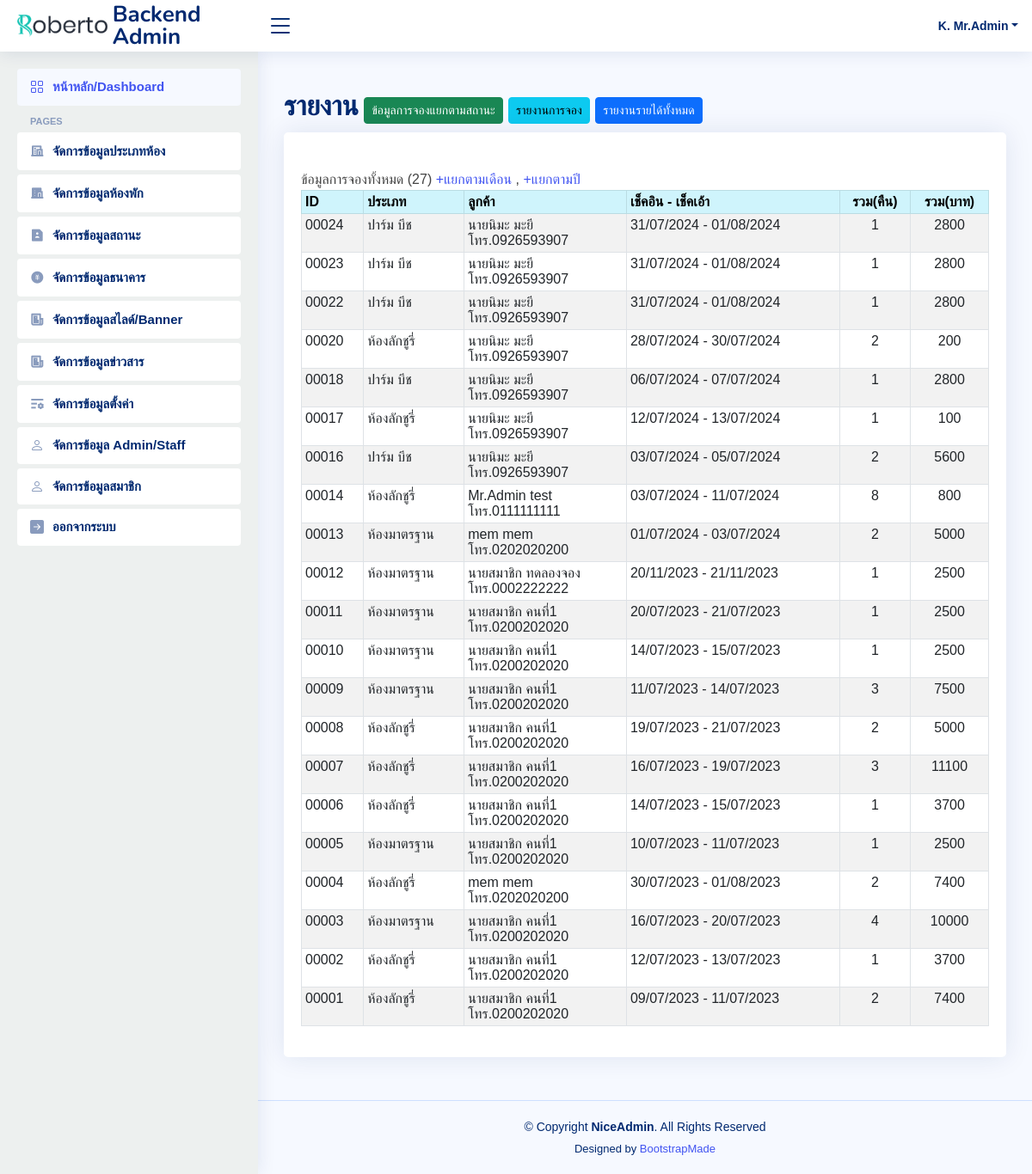
Page /admin/index.php?act=booking (signed in) on the committed database.
### tables this page shows
CREATE TABLE `tb_ac_admin` (
  `admin_id` int(3) NOT NULL,
  `status_id` int(3) NOT NULL DEFAULT 1,
  `admin_name` varchar(100) NOT NULL,
  `admin_password` varchar(100) NOT NULL,
  `admin_firstname` varchar(100) NOT NULL,
  `admin_surname` varchar(100) NOT NULL,
  `admin_phone` varchar(10) NOT NULL,
  `admin_show` tinyint(3) UNSIGNED NOT NULL DEFAULT 1,
  `admin_address` text DEFAULT NULL
);

CREATE TABLE `tb_booking` (
  `booking_id` int(5) UNSIGNED ZEROFILL NOT NULL,
  `user_id` int(11) NOT NULL,
  `room_id` int(11) DEFAULT 0,
  `checkInDate` datetime NOT NULL,
  `checkOutDate` datetime NOT NULL,
  `totalDate` int(11) NOT NULL,
  `booking_amount` int(11) NOT NULL COMMENT 'ยอดรวม',
  `booking_status` int(11) NOT NULL DEFAULT 2 COMMENT '0 ยกเลิก 1 เช็คเอ้า 2 รอชำระเงิน, 3 รอตรวจสอบชำระเงิน 4 รอเข้าพัก 5 เช็คอิน',
  `staff_id` int(11) NOT NULL DEFAULT 0 COMMENT 'ไอดี พนง. ที่ทำรายการ',
  `bank_id` int(11) NOT NULL DEFAULT 0,
  `slip` varchar(100) DEFAULT NULL COMMENT 'สลิปโอนเงิน',
  `payDate` date DEFAULT NULL COMMENT 'วันที่จ่าย',
  `remark` text DEFAULT NULL COMMENT 'ระบุเหตุผลที่ยกเลิก',
  `car_no` varchar(100) DEFAULT NULL COMMENT 'ทะเบียนรถ',
  `damage_detail` varchar(200) DEFAULT NULL COMMENT 'ความเสียหายที่เกิดขึ้น',
  `damage_total` int(5) NOT NULL DEFAULT 0 COMMENT 'ค่าเสียหาย (บาท)',
  `dateCreate` timestamp NOT NULL DEFAULT current_timestamp()
);

CREATE TABLE `tb_room_type` (
  `type_id` int(3) NOT NULL,
  `type_name` varchar(100) NOT NULL
);

### admin/report_all_booking.php (the view)
<?php
$sql_script = "SELECT *
FROM tb_booking  AS b
LEFT JOIN tb_room as r ON b.room_id = r.room_id
LEFT JOIN tb_room_type AS t ON r.type_id=t.type_id
INNER JOIN tb_ac_admin AS a ON b.user_id=a.admin_id
#WHERE b.booking_status = 2
GROUP BY b.booking_id
ORDER BY b.booking_id DESC
";
$result = mysqli_query($Connection, $sql_script) or die (mysqli_error($Connection));
$sqlcb ="SELECT COUNT(*) as totalBooking FROM tb_booking";
$rscb = mysqli_query($Connection, $sqlcb) or die (mysqli_error($Connection));
$rw = mysqli_fetch_assoc($rscb);
?>
<font face="TH Sarabun New" >ข้อมูลการจองทั้งหมด (<?=$rw['totalBooking'];?>)
<a href="report.php?act=bookingbyM" class="btnx btn-success btn-sm">+แยกตามเดือน</a> ,
<a href="report.php?act=bookingbyY" class="btnx btn-success btn-sm">+แยกตามปี</a>
</font>
<table class="table  table-striped table-bordered table-sm">
  <thead>
    <tr class="table-info">
      <th><font face="TH Sarabun New" > ID </font></th>
      <th><font face="TH Sarabun New" > ประเภท</font></th>
      <th><font face="TH Sarabun New" > ลูกค้า </font></th>
      <th><font face="TH Sarabun New" >เช็คอิน - เช็คเอ้า</font></th>
      <th><font face="TH Sarabun New" ><center> รวม(คืน) </center></font></th>
      <th><center><font face="TH Sarabun New" ><center>รวม(บาท)</center></font></center></th>
    </tr>
  </thead>
  <tbody>
    <?php  foreach ($result as $row_result) { ?>
    <tr>
      <td scope="row"> <?php echo $row_result["booking_id"];?></td>
      <td><?php echo $row_result["type_name"];?></td>
       <td>
        <?php echo $row_result["admin_firstname"];?> <?php echo $row_result["admin_surname"];?><br>
       โทร.<?php echo $row_result["admin_phone"];?></td>
       <td><?php echo date('d/m/Y', strtotime($row_result["checkInDate"]));?>  - <?php echo date('d/m/Y', strtotime($row_result["checkOutDate"]));?></td>
       <td><font face="TH Sarabun New" > <center><?php echo $row_result["totalDate"];?>  </center></font></td>
       <td><font face="TH Sarabun New" > <center> <?php echo $row_result["booking_amount"];?> </center></font></td>
    </tr>
    <?php } ?>
  </tbody>
</table>

### admin/web_struc/header.php (shortened to what this page needs)
======= Header ======= -->
  <header id="header" class="header fixed-top d-flex align-items-center">
    <div class="d-flex align-items-center justify-content-between">
      <a href="index.php" class="logo d-flex align-items-center">
        <img src="assets/img/logo.png" alt="">
        <span class="d-none d-lg-block">Backend Admin</span>
      </a>
      <i class="bi bi-list toggle-sidebar-btn"></i>
    </div>
    <nav class="header-nav ms-auto">
      <ul class="d-flex align-items-center">
        <li class="nav-item dropdown pe-3">
          <a class="nav-link nav-profile d-flex align-items-center pe-0" href="#" data-bs-toggle="dropdown">
            <span class="d-none d-md-block dropdown-toggle ps-2">K. <?=$rowAdmin['admin_firstname'];?></span>
          </a>
        </li>
      </ul>
    </nav>
  </header><!-- End Header

### admin/assets/css/style.css (style rules this page uses)
:root { scroll-behavior: smooth; }
body { font-family: "Open Sans", sans-serif; background: #f6f9ff; color: #444444; }
a { color: #4154f1; text-decoration: none; }
.logo { line-height: 1; }
@media (min-width: 1200px) { .logo { width: 280px; } }
.logo img { max-height: 26px; margin-right: 6px; }
.logo span { font-size: 26px; font-weight: 700; color: #012970; font-family: "Nunito", sans-serif; }
.header { transition: all 0.5s; z-index: 997; height: 60px; box-shadow: 0px 2px 20px rgba(1, 41, 112, 0.1); background-color: #fff; padding-left: 20px; }
.header .toggle-sidebar-btn { font-size: 32px; padding-left: 10px; cursor: pointer; color: #012970; }
.header-nav ul { list-style: none; }
.header-nav>ul { margin: 0; padding: 0; }
.header-nav .nav-profile { color: #012970; }
.header-nav .nav-profile span { font-size: 14px; font-weight: 600; }

### admin/web_struc/title.php (style rules this page uses)
* { font-family:sans-serif; !important }

### rows in the picture
tb_ac_admin: admin_firstname "Mr.Admin"
tb_booking: booking_id "00024", tb_room_type.type_name "ปาร์ม บีช", user.admin_firstname "นายนิมะ", user.admin_surname "มะยี", user.admin_phone "0926593907", checkInDate "31/07/2024", checkOutDate "01/08/2024", totalDate "1", booking_amount "2800"
tb_booking: booking_id "00023", tb_room_type.type_name "ปาร์ม บีช", user.admin_firstname "นายนิมะ", user.admin_surname "มะยี", user.admin_phone "0926593907", checkInDate "31/07/2024", checkOutDate "01/08/2024", totalDate "1", booking_amount "2800"
tb_booking: booking_id "00022", tb_room_type.type_name "ปาร์ม บีช", user.admin_firstname "นายนิมะ", user.admin_surname "มะยี", user.admin_phone "0926593907", checkInDate "31/07/2024", checkOutDate "01/08/2024", totalDate "1", booking_amount "2800"
tb_booking: booking_id "00020", tb_room_type.type_name "ห้องลักชูรี่", user.admin_firstname "นายนิมะ", user.admin_surname "มะยี", user.admin_phone "0926593907", checkInDate "28/07/2024", checkOutDate "30/07/2024", totalDate "2", booking_amount "200"
tb_booking: booking_id "00018", tb_room_type.type_name "ปาร์ม บีช", user.admin_firstname "นายนิมะ", user.admin_surname "มะยี", user.admin_phone "0926593907", checkInDate "06/07/2024", checkOutDate "07/07/2024", totalDate "1", booking_amount "2800"
tb_booking: booking_id "00017", tb_room_type.type_name "ห้องลักชูรี่", user.admin_firstname "นายนิมะ", user.admin_surname "มะยี", user.admin_phone "0926593907", checkInDate "12/07/2024", checkOutDate "13/07/2024", totalDate "1", booking_amount "100"
tb_booking: booking_id "00016", tb_room_type.type_name "ปาร์ม บีช", user.admin_firstname "นายนิมะ", user.admin_surname "มะยี", user.admin_phone "0926593907", checkInDate "03/07/2024", checkOutDate "05/07/2024", totalDate "2", booking_amount "5600"
tb_booking: booking_id "00014", tb_room_type.type_name "ห้องลักชูรี่", user.admin_firstname "Mr.Admin", user.admin_surname "test", user.admin_phone "0111111111", checkInDate "03/07/2024", checkOutDate "11/07/2024", totalDate "8", booking_amount "800"
tb_booking: booking_id "00013", tb_room_type.type_name "ห้องมาตรฐาน", user.admin_firstname "mem", user.admin_surname "mem", user.admin_phone "0202020200", checkInDate "01/07/2024", checkOutDate "03/07/2024", totalDate "2", booking_amount "5000"
tb_booking: booking_id "00012", tb_room_type.type_name "ห้องมาตรฐาน", user.admin_firstname "นายสมาชิก", user.admin_surname "ทดลองจอง", user.admin_phone "0002222222", checkInDate "20/11/2023", checkOutDate "21/11/2023", totalDate "1", booking_amount "2500"
tb_booking: booking_id "00011", tb_room_type.type_name "ห้องมาตรฐาน", user.admin_firstname "นายสมาชิก", user.admin_surname "คนที่1", user.admin_phone "0200202020", checkInDate "20/07/2023", checkOutDate "21/07/2023", totalDate "1", booking_amount "2500"
tb_booking: booking_id "00010", tb_room_type.type_name "ห้องมาตรฐาน", user.admin_firstname "นายสมาชิก", user.admin_surname "คนที่1", user.admin_phone "0200202020", checkInDate "14/07/2023", checkOutDate "15/07/2023", totalDate "1", booking_amount "2500"
tb_booking: booking_id "00009", tb_room_type.type_name "ห้องมาตรฐาน", user.admin_firstname "นายสมาชิก", user.admin_surname "คนที่1", user.admin_phone "0200202020", checkInDate "11/07/2023", checkOutDate "14/07/2023", totalDate "3", booking_amount "7500"
tb_booking: booking_id "00008", tb_room_type.type_name "ห้องลักชูรี่", user.admin_firstname "นายสมาชิก", user.admin_surname "คนที่1", user.admin_phone "0200202020", checkInDate "19/07/2023", checkOutDate "21/07/2023", totalDate "2", booking_amount "5000"
tb_booking: booking_id "00007", tb_room_type.type_name "ห้องลักชูรี่", user.admin_firstname "นายสมาชิก", user.admin_surname "คนที่1", user.admin_phone "0200202020", checkInDate "16/07/2023", checkOutDate "19/07/2023", totalDate "3", booking_amount "11100"
tb_booking: booking_id "00006", tb_room_type.type_name "ห้องลักชูรี่", user.admin_firstname "นายสมาชิก", user.admin_surname "คนที่1", user.admin_phone "0200202020", checkInDate "14/07/2023", checkOutDate "15/07/2023", totalDate "1", booking_amount "3700"
tb_booking: booking_id "00005", tb_room_type.type_name "ห้องมาตรฐาน", user.admin_firstname "นายสมาชิก", user.admin_surname "คนที่1", user.admin_phone "0200202020", checkInDate "10/07/2023", checkOutDate "11/07/2023", totalDate "1", booking_amount "2500"
tb_booking: booking_id "00004", tb_room_type.type_name "ห้องลักชูรี่", user.admin_firstname "mem", user.admin_surname "mem", user.admin_phone "0202020200", checkInDate "30/07/2023", checkOutDate "01/08/2023", totalDate "2", booking_amount "7400"
tb_booking: booking_id "00003", tb_room_type.type_name "ห้องมาตรฐาน", user.admin_firstname "นายสมาชิก", user.admin_surname "คนที่1", user.admin_phone "0200202020", checkInDate "16/07/2023", checkOutDate "20/07/2023", totalDate "4", booking_amount "10000"
tb_booking: booking_id "00002", tb_room_type.type_name "ห้องลักชูรี่", user.admin_firstname "นายสมาชิก", user.admin_surname "คนที่1", user.admin_phone "0200202020", checkInDate "12/07/2023", checkOutDate "13/07/2023", totalDate "1", booking_amount "3700"
tb_booking: booking_id "00001", tb_room_type.type_name "ห้องลักชูรี่", user.admin_firstname "นายสมาชิก", user.admin_surname "คนที่1", user.admin_phone "0200202020", checkInDate "09/07/2023", checkOutDate "11/07/2023", totalDate "2", booking_amount "7400"

### other values in the picture
$rw['totalBooking'] "27"
